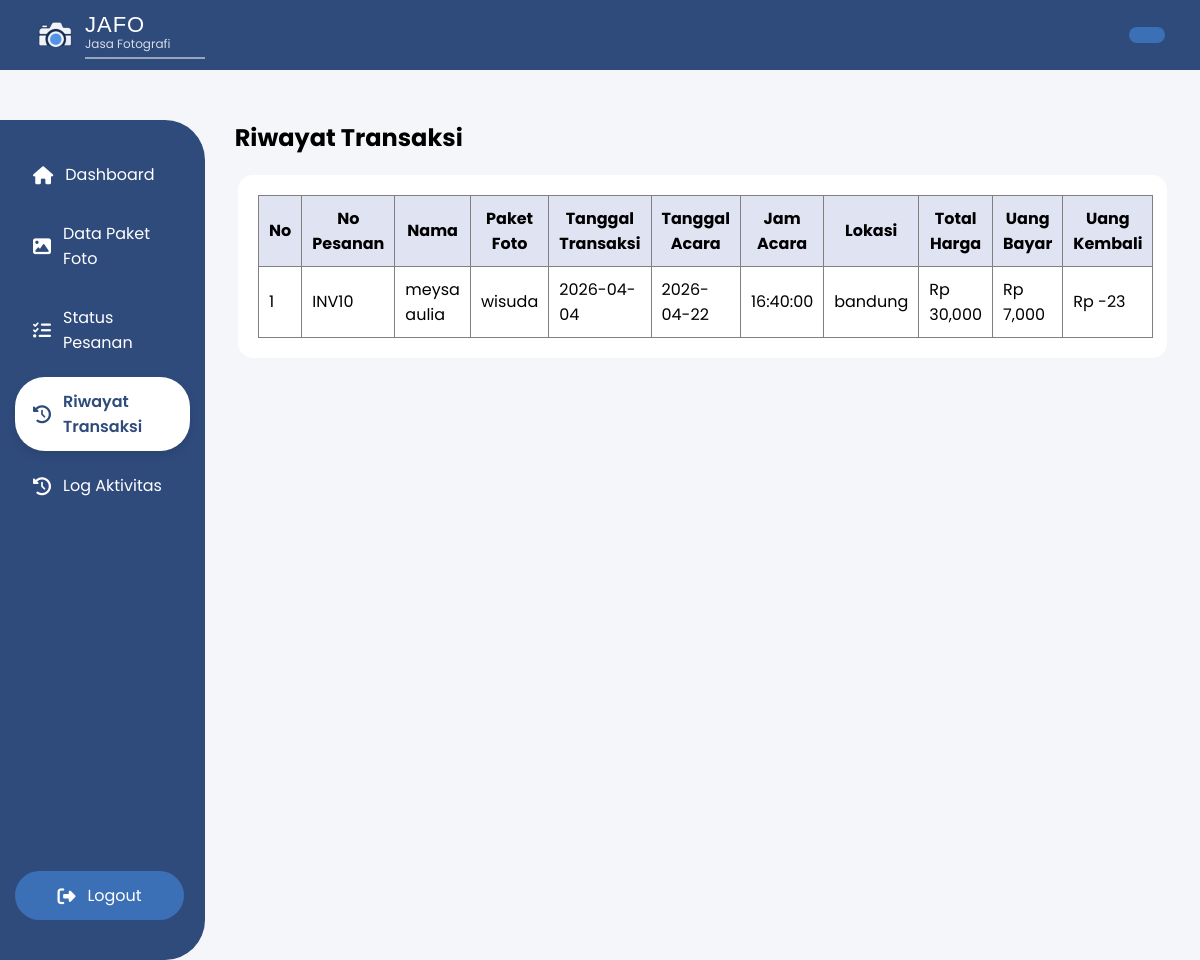
/index.php/owner/riwayat, run on the app's committed database.
### tables this page shows
CREATE TABLE `transactions` (
  `id_transaction` int NOT NULL,
  `nomor_pesanan` varchar(50) NOT NULL,
  `id_customer` int DEFAULT NULL,
  `id_paket` int DEFAULT NULL,
  `tanggal_transaksi` date DEFAULT NULL,
  `tanggal_acara` date DEFAULT NULL,
  `jam_acara` time DEFAULT NULL,
  `lokasi` text,
  `total_harga` int DEFAULT NULL,
  `uang_bayar` int DEFAULT NULL,
  `uang_kembali` int DEFAULT NULL,
  `created_at` timestamp NULL DEFAULT CURRENT_TIMESTAMP,
  `nama_lengkap` varchar(100) DEFAULT NULL,
  `no_hp` varchar(20) DEFAULT NULL,
  `status` enum('menunggu','proses','selesai') DEFAULT 'menunggu',
  `id_user` int DEFAULT NULL
);

CREATE TABLE `paket_foto` (
  `id_paket` int NOT NULL,
  `nama_paket` varchar(100) NOT NULL,
  `deskripsi` text,
  `harga` int NOT NULL,
  `durasi_jam` int DEFAULT NULL,
  `gambar` varchar(255) DEFAULT NULL,
  `created_at` timestamp NULL DEFAULT CURRENT_TIMESTAMP,
  `updated_at` timestamp NULL DEFAULT NULL,
  `jenis` varchar(50) DEFAULT NULL
);

### application/controllers/Owner.php (called while the page is built, shortened)
<?php
class Owner extends CI_Controller
{
public function riwayat()
{
    $this->load->library('pagination');
    $keyword = $this->input->get('keyword');
    $this->db->select('transactions.*, paket_foto.nama_paket');
    $this->db->from('transactions');
    $this->db->join('paket_foto', 'paket_foto.id_paket = transactions.id_paket');
    $this->db->where('transactions.status', 'selesai');
    $this->db->order_by('id_transaction', 'DESC');
    $config['total_rows'] = $this->db->count_all_results('', false);
    $config['base_url'] = base_url('owner/riwayat');
    $config['per_page'] = 6;
    $config['reuse_query_string'] = true;
    $this->pagination->initialize($config);
    $page = $this->uri->segment(3) ?? 0;
    $data['riwayat'] = $this->db->limit($config['per_page'], $page)->get()->result();
    $data['pagination'] = $this->pagination->create_links();
    $data['keyword'] = $keyword;
    $this->load->view('owner/riwayat', $data);
}
}

### index.php (called while the page is built, shortened)
<?php
require_once BASEPATH.'core/CodeIgniter.php';

### application/config/config.php (called while the page is built, shortened)
<?php
$config['base_url'] = 'http://localhost/Jafo/';
$config['index_page'] = '';
$config['uri_protocol']	= 'REQUEST_URI';
$config['url_suffix'] = '';
$config['language']	= 'english';
$config['charset'] = 'UTF-8';
$config['enable_hooks'] = FALSE;
$config['subclass_prefix'] = 'MY_';
$config['composer_autoload'] = FALSE;
$config['permitted_uri_chars'] = 'a-z 0-9~%.:_\-';
$config['enable_query_strings'] = FALSE;
$config['controller_trigger'] = 'c';
$config['function_trigger'] = 'm';
$config['directory_trigger'] = 'd';
$config['allow_get_array'] = TRUE;
$config['log_threshold'] = 0;
$config['log_path'] = '';
$config['log_file_extension'] = '';
$config['log_file_permissions'] = 0644;
$config['log_date_format'] = 'Y-m-d H:i:s';
$config['error_views_path'] = '';
$config['cache_path'] = '';
$config['cache_query_string'] = FALSE;
$config['encryption_key'] = '';
$config['sess_driver'] = 'files';
$config['sess_cookie_name'] = 'ci_session';
$config['sess_samesite'] = 'Lax';
$config['sess_expiration'] = 7200;
$config['sess_save_path'] = NULL;
$config['sess_match_ip'] = FALSE;
$config['sess_time_to_update'] = 300;
$config['sess_regenerate_destroy'] = FALSE;
$config['cookie_prefix']	= '';
$config['cookie_domain']	= '';
$config['cookie_path']		= '/';
$config['cookie_secure']	= FALSE;
$config['cookie_httponly'] 	= FALSE;
$config['cookie_samesite'] 	= 'Lax';
$config['standardize_newlines'] = FALSE;
$config['global_xss_filtering'] = FALSE;
$config['csrf_protection'] = FALSE;
$config['csrf_token_name'] = 'csrf_test_name';
$config['csrf_cookie_name'] = 'csrf_cookie_name';
$config['csrf_expire'] = 7200;
$config['csrf_regenerate'] = TRUE;
$config['csrf_exclude_uris'] = array();
$config['compress_output'] = FALSE;
$config['time_reference'] = 'local';
$config['rewrite_short_tags'] = FALSE;
$config['proxy_ips'] = '';

### application/views/owner/riwayat.php (the view, shortened to what this page needs)
<h2>Riwayat Transaksi</h2>
<div style="background:white; padding:20px; border-radius:15px; width:95%; margin:auto;">
<table border="1" cellpadding="10" style="width:100%; border-collapse:collapse;">
    <tr style="background:#dfe3f2;">
        <th>No</th>
        <th>No Pesanan</th>
        <th>Nama</th>
        <th>Paket Foto</th>
        <th>Tanggal Transaksi</th>
        <th>Tanggal Acara</th>
        <th>Jam Acara</th>
        <th>Lokasi</th>
        <th>Total Harga</th>
        <th>Uang Bayar</th>
        <th>Uang Kembali</th>
    </tr>
<?php $no=1; foreach($riwayat as $r): ?>
<tr>
    <td><?= $no++ ?></td>
    <td>INV<?= $r->id_transaction ?></td>
    <td><?= $r->nama_lengkap ?></td>
    <td><?= $r->nama_paket ?></td>
    <td><?= $r->tanggal_transaksi ?></td>
    <td><?= $r->tanggal_acara ?></td>
    <td><?= $r->jam_acara ?></td>
    <td><?= $r->lokasi ?></td>
    <td>Rp <?= number_format($r->total_harga) ?></td>
    <td>Rp <?= number_format($r->uang_bayar) ?></td>
    <td>Rp <?= number_format($r->uang_kembali) ?></td>
</tr>
<?php endforeach; ?>
</table>
</div>

### application/views/owner/components/header.php (style rules this page uses)
h2 { margin-bottom: 20px; }

### data on the page
transactions: id_transaction "10", nama_lengkap "meysa aulia", id_paket.nama_paket "wisuda", tanggal_transaksi "2026-04-04", tanggal_acara "2026-04-22", jam_acara "16:40:00", lokasi "bandung", total_harga "30,000", uang_bayar "7,000", uang_kembali "-23"
